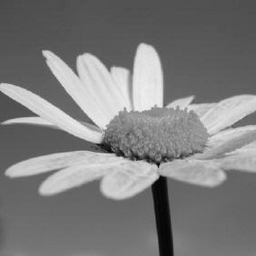
%> input picture TP1/flower.png, 256 x 256 px
$ octave TP1_3.m   (GNU Octave 9; MATLAB toolbox functions it lacks are replaced by stand-ins)
%> lines starting %> are read from the running program, lines starting %| are printed output that depends on the picture
close all;
clc;
clear variables;

%% Filtrage passe-haut dans l’espace direct : détection de contours

%% 1
I = imread('flower.png');
%> I is the input picture: size 256x256 uint8; min 0, max 239, mean 125.1
I = im2double(I);
%> I: size 256x256 double
%X = 0.1*randn(size(I));
%I = X+I;

Derivateur = [-1 0 1];
LissageGaussien = [1; 2; 1];

GammaX = conv2(Derivateur,LissageGaussien);
GammaY = conv2(LissageGaussien',Derivateur');

%% 2
Gh = conv2(GammaX,I);
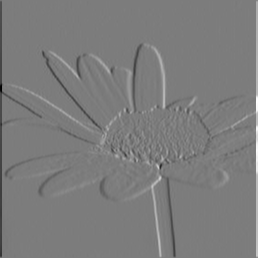
%> Gh: size 258x258 double; min -3.2, max 3.35, mean -3.9e-18; drawn with min black and max white
Gv = conv2(GammaY,I);
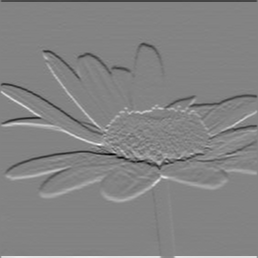
%> Gv: size 258x258 double; min -2.68, max 2.52, mean 1.71e-18; drawn with min black and max white

%% 3
G = abs(Gh.^2 + Gv.^2);
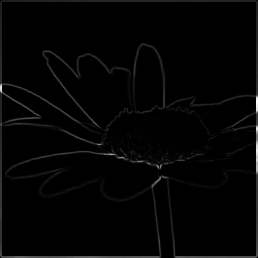
%> G: size 258x258 double; min 0, max 11.22, mean 0.185; drawn with min black and max white

subplot(2,2,1)
imshow(I, [])
subplot(2,2,2)
imshow(Gh, [])
title('Gh')
subplot(2,2,3)
imshow(Gv, [])
title('Gv')
subplot(2,2,4)
imshow(G, [])
title('G')

%% 4
%Ligne 10 et 11

$ run again, with TP1/journal.png copied over TP1/flower.png
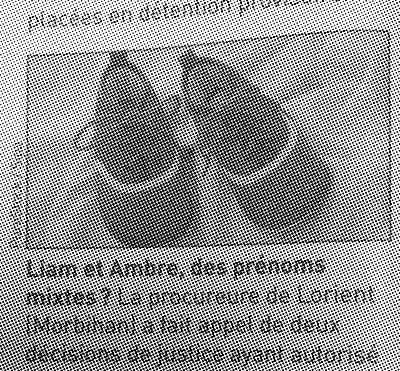
%> input picture TP1/journal.png, 400 x 371 px
%> I is the input picture: size 371x400 uint8; min 0, max 255, mean 147.2
%> I: size 371x400 double
%> `Gv = conv2(GammaY,I);`:
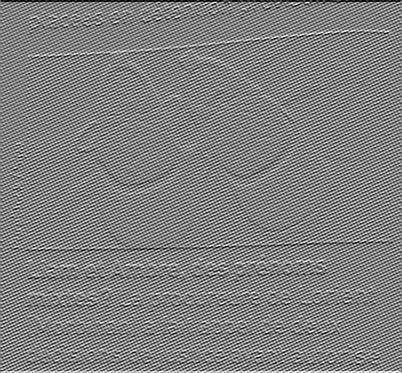
%> Gv: size 373x402 double; min -4, max 3.95, mean 6.07e-18; drawn with min black and max white
%> `G = abs(Gh.^2 + Gv.^2);`:
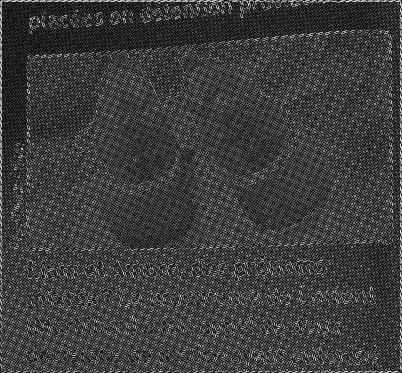
%> G: size 373x402 double; min 0, max 19.94, mean 4.79; drawn with min black and max white
